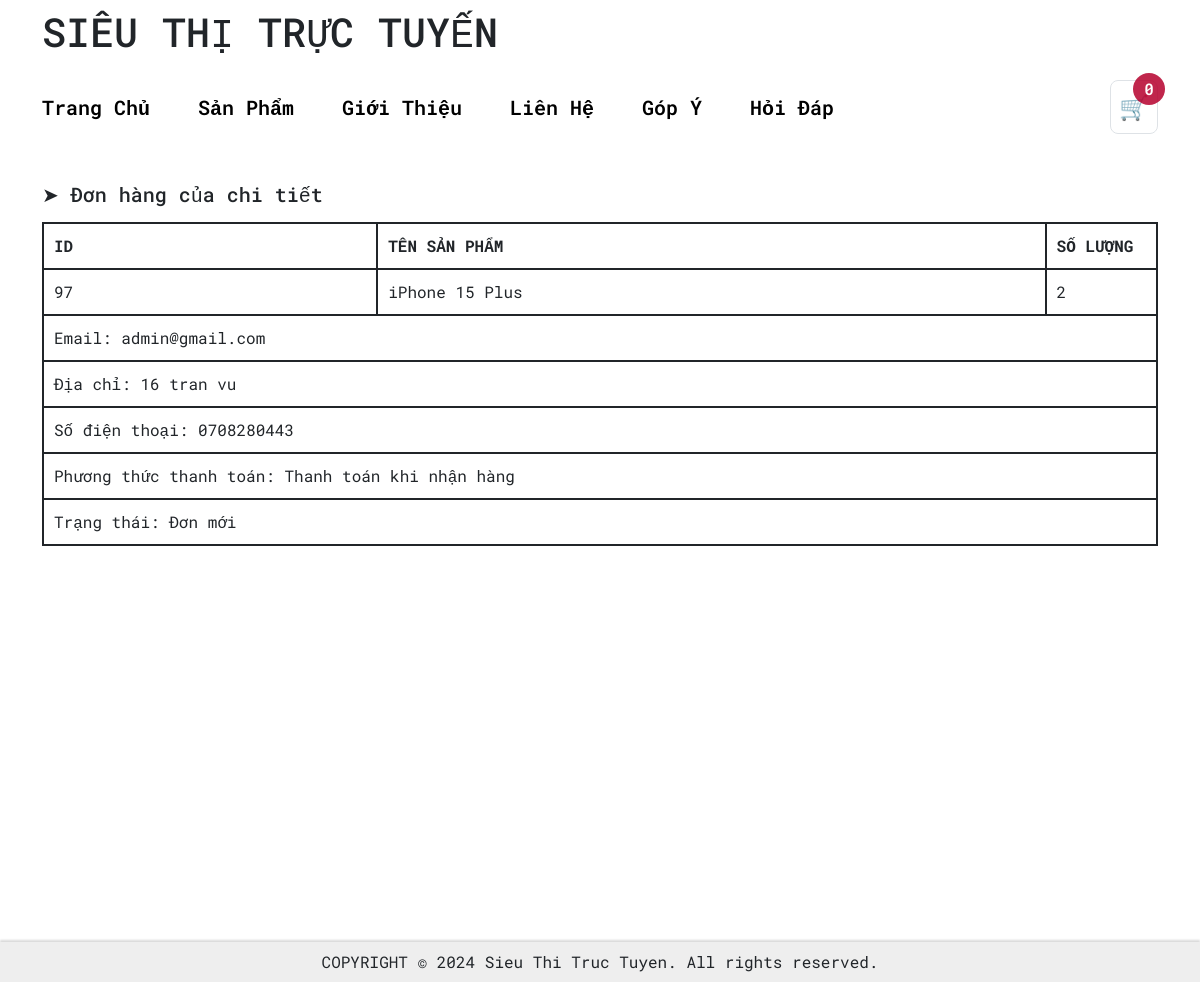
The app's page /index.php?page=don-hang-chi-tiet&id=97 (signed in) with its own data.
### tables this page shows
CREATE TABLE `bill_details` (
  `bill_id` int(11) NOT NULL,
  `product_id` int(11) NOT NULL,
  `quantity` int(11) NOT NULL
);

CREATE TABLE `products` (
  `product_id` int(11) NOT NULL,
  `product_name` varchar(50) NOT NULL,
  `product_price` decimal(10,0) NOT NULL DEFAULT 0,
  `product_image` varchar(255) DEFAULT NULL,
  `product_description` text DEFAULT NULL,
  `product_view` int(11) NOT NULL DEFAULT 0,
  `category_id` int(11) NOT NULL
);

CREATE TABLE `bills` (
  `bill_id` int(11) NOT NULL,
  `user_id` int(11) NOT NULL DEFAULT 0,
  `bill_user` varchar(50) NOT NULL,
  `bill_email` varchar(255) NOT NULL,
  `bill_address` varchar(255) NOT NULL,
  `bill_phone` varchar(10) NOT NULL,
  `bill_time` datetime NOT NULL,
  `bill_total` decimal(10,0) NOT NULL DEFAULT 0,
  `bill_paymethod` tinyint(1) NOT NULL DEFAULT 1 COMMENT '1. Thanh toán khi nhận hàng\r\n2. Chuyển khoản ngân hàng\r\n3. Ví điện tử MoMo',
  `bill_status` tinyint(1) DEFAULT 0 COMMENT '0. Đơn mới\r\n1. Đang xử lý\r\n2. Đang giao hàng\r\n3. Đã giao hàng'
);

### model/pdo.php (called while the page is built, shortened)
<?php
function pdo_get_connection() {
    $servername = "localhost";
    $username   = "root";
    $password   = "";
    $dbname     = "db_dienthoai";
    try {
        $conn = new PDO("mysql:host=$servername;dbname=$dbname", $username, $password);
        $conn->setAttribute(PDO::ATTR_ERRMODE, PDO::ERRMODE_EXCEPTION);
        return $conn;
    } catch (PDOException $e) {
        echo "Connection failed: " . $e->getMessage();
    }
}
function pdo_query($sql) {
    $sql_args = array_slice(func_get_args(), 1);
    try {
        $conn = pdo_get_connection();
        $stmt = $conn->prepare($sql);
        $stmt->execute($sql_args);
        $rows = $stmt->fetchAll();
        return $rows;
    } catch (PDOException $e) {
        throw $e;
    } finally {
        unset($conn);
    }
}

### model/model_giohang.php (called while the page is built, shortened)
<?php
function select_one_bill($id) {
    $sql = "SELECT products.product_name, bill_details.quantity, bill_details.bill_id, bills.bill_email, bills.bill_address, bills.bill_phone, bills.bill_paymethod, bills.bill_status, bills.bill_time as bill_time, bills.bill_total as bill_total
            FROM bill_details
            INNER JOIN products
            ON bill_details.product_id = products.product_id
            INNER JOIN bills
            ON bills.bill_id = bill_details.bill_id
            WHERE bill_details.bill_id = " . $id;
    $result = pdo_query($sql);
    return $result;
}

### views/account/bill_details.php (the view, shortened to what this page needs)
<div class="container">
    <div class="mt-4" style="min-height: 600px;">
        <h5 class="heading">
            ➤ Đơn hàng của chi tiết
        </h5>
        <div class="row mx-0 mt-3" style="margin-bottom: 10rem;">
                <table>
                    <thead>
                        <tr>
                            <th class="col-3">ID</th>
                            <th class="col-6">TÊN SẢN PHẨM</th>
                            <th class="col-1">SỐ LƯỢNG</th>
                        </tr>
                    </thead>
                    <tbody>
                        <?php
                        foreach ($billDetail as $row){
                        extract($row);
                        $payment = "";
                        $status = "";
                        switch ($bill_paymethod) {
                            case 1:
                                $payment = "Thanh toán khi nhận hàng";
                                break;
                        }
                        switch ($bill_status) {
                            case 0:
                                $status = "Đơn mới";
                                break;
                        }
                        echo '
                            <tr>
                                <td>' . $bill_id   . '</td>
                                <td>' . $product_name . '</td>
                                <td>' . $quantity . '</td>
                            </tr>
                            ';
                        }
                        echo "
                        <tr>
                            <td colspan='3'>Email: $bill_email</td>
                        </tr>
                        <tr>
                            <td colspan='3'>Địa chỉ: $bill_address</td>
                        </tr>
                        <tr>
                            <td colspan='3'>Số điện thoại: $bill_phone</td>
                        </tr>
                        <tr>
                            <td colspan='3'>Phương thức thanh toán: $payment</td>
                        </tr>
                        <tr>
                            <td colspan='3'>Trạng thái: $status</td>
                        </tr>
                        ";
                        ?>
                    </tbody>
                </table>
        </div>
    </div>
    </div>

### assets/css/main.css (style rules this page uses)
* { box-sizing: border-box; }
body { font-family: 'Roboto Mono', monospace; }

### views/account/bill_details.php (style rules this page uses)
table,td,th { padding: 10px; border: 2px solid; }

### records on screen
bill_details: bill "97", product.product_name "iPhone 15 Plus", quantity "2", bill.bill_email "admin@gmail.com", bill.bill_address "16 tran vu", bill.bill_phone "0708280443", bill.bill_paymethod "Thanh toán khi nhận hàng", bill.bill_status "Đơn mới"
